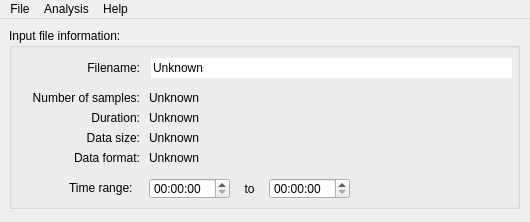
<?xml version="1.0" encoding="UTF-8"?>
<ui version="4.0">
 <class>MainWindow</class>
 <widget class="QMainWindow" name="MainWindow">
  <property name="geometry">
   <rect>
    <x>0</x>
    <y>0</y>
    <width>530</width>
    <height>222</height>
   </rect>
  </property>
  <property name="minimumSize">
   <size>
    <width>530</width>
    <height>222</height>
   </size>
  </property>
  <property name="maximumSize">
   <size>
    <width>530</width>
    <height>222</height>
   </size>
  </property>
  <property name="windowTitle">
   <string>dddutil</string>
  </property>
  <widget class="QWidget" name="centralWidget">
   <widget class="QGroupBox" name="fileInformationGroupBox">
    <property name="geometry">
     <rect>
      <x>9</x>
      <y>9</y>
      <width>511</width>
      <height>181</height>
     </rect>
    </property>
    <property name="title">
     <string>Input file information:</string>
    </property>
    <widget class="QLabel" name="label_1">
     <property name="geometry">
      <rect>
       <x>10</x>
       <y>60</y>
       <width>121</width>
       <height>20</height>
      </rect>
     </property>
     <property name="layoutDirection">
      <enum>Qt::LeftToRight</enum>
     </property>
     <property name="text">
      <string>Number of samples:</string>
     </property>
     <property name="alignment">
      <set>Qt::AlignRight|Qt::AlignTrailing|Qt::AlignVCenter</set>
     </property>
    </widget>
    <widget class="QLabel" name="numberOfSamplesLabel">
     <property name="geometry">
      <rect>
       <x>140</x>
       <y>60</y>
       <width>361</width>
       <height>20</height>
      </rect>
     </property>
     <property name="text">
      <string>Unknown</string>
     </property>
    </widget>
    <widget class="QLabel" name="sizeOnDiscLabel">
     <property name="geometry">
      <rect>
       <x>140</x>
       <y>100</y>
       <width>361</width>
       <height>20</height>
      </rect>
     </property>
     <property name="text">
      <string>Unknown</string>
     </property>
    </widget>
    <widget class="QLabel" name="label_3">
     <property name="geometry">
      <rect>
       <x>10</x>
       <y>30</y>
       <width>121</width>
       <height>20</height>
      </rect>
     </property>
     <property name="layoutDirection">
      <enum>Qt::LeftToRight</enum>
     </property>
     <property name="text">
      <string>Filename:</string>
     </property>
     <property name="alignment">
      <set>Qt::AlignRight|Qt::AlignTrailing|Qt::AlignVCenter</set>
     </property>
    </widget>
    <widget class="QLabel" name="label_4">
     <property name="geometry">
      <rect>
       <x>10</x>
       <y>80</y>
       <width>121</width>
       <height>20</height>
      </rect>
     </property>
     <property name="layoutDirection">
      <enum>Qt::LeftToRight</enum>
     </property>
     <property name="text">
      <string>Duration:</string>
     </property>
     <property name="alignment">
      <set>Qt::AlignRight|Qt::AlignTrailing|Qt::AlignVCenter</set>
     </property>
    </widget>
    <widget class="QLabel" name="durationLabel">
     <property name="geometry">
      <rect>
       <x>140</x>
       <y>80</y>
       <width>361</width>
       <height>20</height>
      </rect>
     </property>
     <property name="text">
      <string>Unknown</string>
     </property>
    </widget>
    <widget class="QLineEdit" name="filenameLineEdit">
     <property name="enabled">
      <bool>true</bool>
     </property>
     <property name="geometry">
      <rect>
       <x>142</x>
       <y>30</y>
       <width>361</width>
       <height>20</height>
      </rect>
     </property>
     <property name="acceptDrops">
      <bool>false</bool>
     </property>
     <property name="autoFillBackground">
      <bool>false</bool>
     </property>
     <property name="text">
      <string>Unknown</string>
     </property>
     <property name="frame">
      <bool>false</bool>
     </property>
     <property name="readOnly">
      <bool>true</bool>
     </property>
    </widget>
    <widget class="QLabel" name="label_5">
     <property name="geometry">
      <rect>
       <x>60</x>
       <y>150</y>
       <width>81</width>
       <height>20</height>
      </rect>
     </property>
     <property name="text">
      <string>Time range:</string>
     </property>
    </widget>
    <widget class="QTimeEdit" name="startTimeEdit">
     <property name="geometry">
      <rect>
       <x>140</x>
       <y>150</y>
       <width>81</width>
       <height>21</height>
      </rect>
     </property>
     <property name="currentSection">
      <enum>QDateTimeEdit::HourSection</enum>
     </property>
     <property name="displayFormat">
      <string>HH:mm:ss</string>
     </property>
     <property name="timeSpec">
      <enum>Qt::UTC</enum>
     </property>
     <property name="time">
      <time>
       <hour>0</hour>
       <minute>0</minute>
       <second>0</second>
      </time>
     </property>
    </widget>
    <widget class="QLabel" name="label_6">
     <property name="geometry">
      <rect>
       <x>230</x>
       <y>150</y>
       <width>21</width>
       <height>21</height>
      </rect>
     </property>
     <property name="text">
      <string>to</string>
     </property>
     <property name="alignment">
      <set>Qt::AlignCenter</set>
     </property>
    </widget>
    <widget class="QTimeEdit" name="endTimeEdit">
     <property name="geometry">
      <rect>
       <x>260</x>
       <y>150</y>
       <width>81</width>
       <height>21</height>
      </rect>
     </property>
     <property name="currentSection">
      <enum>QDateTimeEdit::HourSection</enum>
     </property>
     <property name="displayFormat">
      <string>HH:mm:ss</string>
     </property>
     <property name="timeSpec">
      <enum>Qt::UTC</enum>
     </property>
     <property name="time">
      <time>
       <hour>0</hour>
       <minute>0</minute>
       <second>0</second>
      </time>
     </property>
    </widget>
    <widget class="QLabel" name="label_7">
     <property name="geometry">
      <rect>
       <x>10</x>
       <y>120</y>
       <width>121</width>
       <height>20</height>
      </rect>
     </property>
     <property name="layoutDirection">
      <enum>Qt::LeftToRight</enum>
     </property>
     <property name="text">
      <string>Data format:</string>
     </property>
     <property name="alignment">
      <set>Qt::AlignRight|Qt::AlignTrailing|Qt::AlignVCenter</set>
     </property>
    </widget>
    <widget class="QLabel" name="dataFormatLabel">
     <property name="geometry">
      <rect>
       <x>140</x>
       <y>120</y>
       <width>361</width>
       <height>20</height>
      </rect>
     </property>
     <property name="text">
      <string>Unknown</string>
     </property>
    </widget>
    <widget class="QLabel" name="label_8">
     <property name="geometry">
      <rect>
       <x>10</x>
       <y>100</y>
       <width>121</width>
       <height>20</height>
      </rect>
     </property>
     <property name="layoutDirection">
      <enum>Qt::LeftToRight</enum>
     </property>
     <property name="text">
      <string>Data size:</string>
     </property>
     <property name="alignment">
      <set>Qt::AlignRight|Qt::AlignTrailing|Qt::AlignVCenter</set>
     </property>
    </widget>
   </widget>
  </widget>
  <widget class="QMenuBar" name="menuBar">
   <property name="geometry">
    <rect>
     <x>0</x>
     <y>0</y>
     <width>530</width>
     <height>21</height>
    </rect>
   </property>
   <widget class="QMenu" name="menuFile">
    <property name="title">
     <string>File</string>
    </property>
    <addaction name="actionOpen_10_bit_File"/>
    <addaction name="actionOpen_16_bit_File"/>
    <addaction name="separator"/>
    <addaction name="actionSave_As_10_bit"/>
    <addaction name="actionSave_As_16_bit"/>
    <addaction name="separator"/>
    <addaction name="actionQuit"/>
   </widget>
   <widget class="QMenu" name="menuHelp">
    <property name="title">
     <string>Help</string>
    </property>
    <addaction name="actionAbout"/>
   </widget>
   <widget class="QMenu" name="menuAnalysis">
    <property name="title">
     <string>Analysis</string>
    </property>
    <addaction name="separator"/>
    <addaction name="actionVerify_test_data"/>
   </widget>
   <addaction name="menuFile"/>
   <addaction name="menuAnalysis"/>
   <addaction name="menuHelp"/>
  </widget>
  <action name="actionOpen_10_bit_File">
   <property name="text">
    <string>Open 10-bit File...</string>
   </property>
  </action>
  <action name="actionSave_As_10_bit">
   <property name="text">
    <string>Save As 10-bit...</string>
   </property>
  </action>
  <action name="actionQuit">
   <property name="text">
    <string>Quit</string>
   </property>
  </action>
  <action name="actionAbout">
   <property name="text">
    <string>About</string>
   </property>
  </action>
  <action name="actionOpen_16_bit_File">
   <property name="text">
    <string>Open 16-bit File...</string>
   </property>
  </action>
  <action name="actionSave_As_16_bit">
   <property name="text">
    <string>Save As 16-bit...</string>
   </property>
  </action>
  <action name="actionVerify_test_data">
   <property name="text">
    <string>Verify test data</string>
   </property>
  </action>
 </widget>
 <layoutdefault spacing="6" margin="11"/>
 <resources/>
 <connections/>
</ui>
